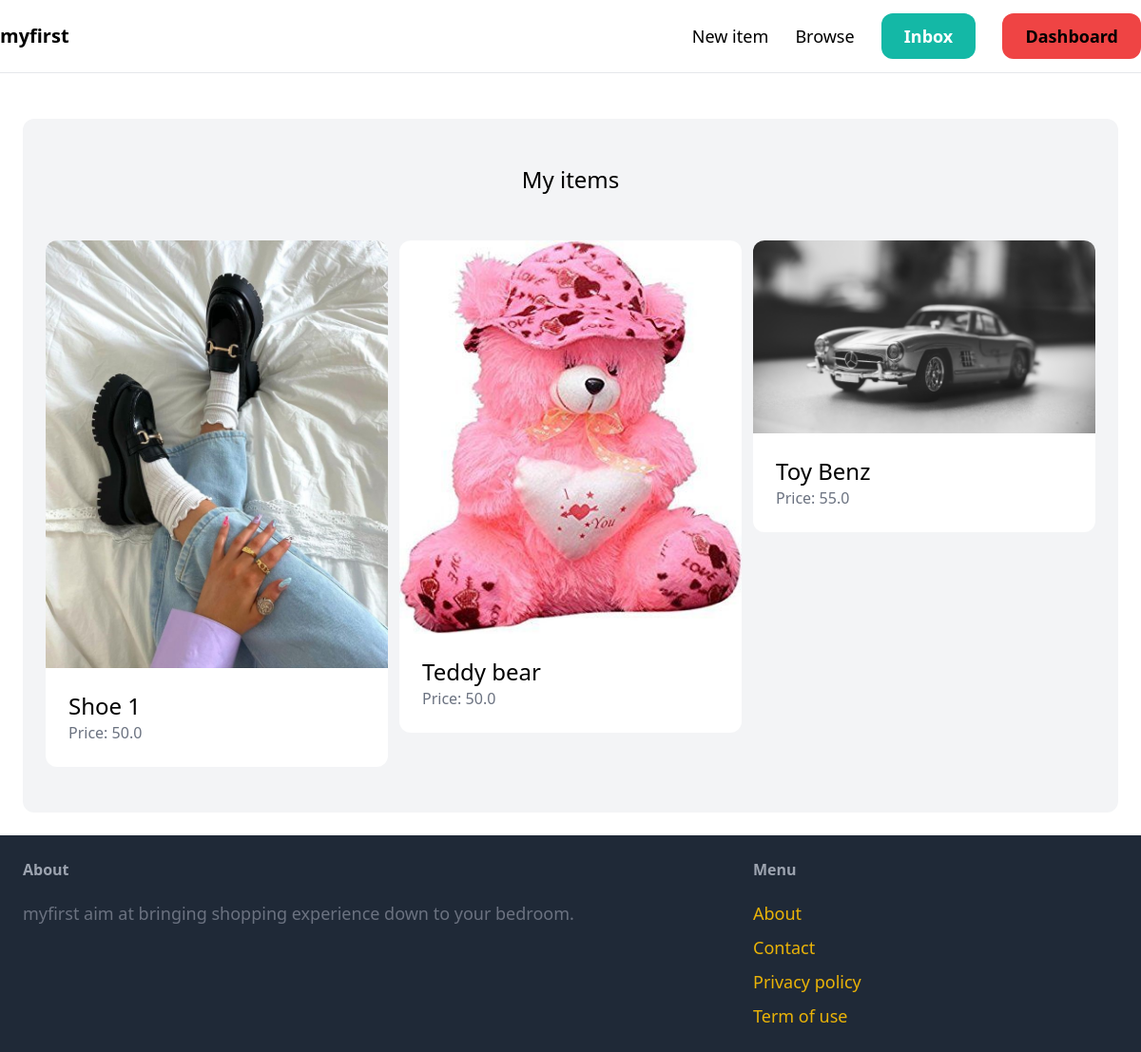
Before: /dashboard/ (signed in) with the older database file.
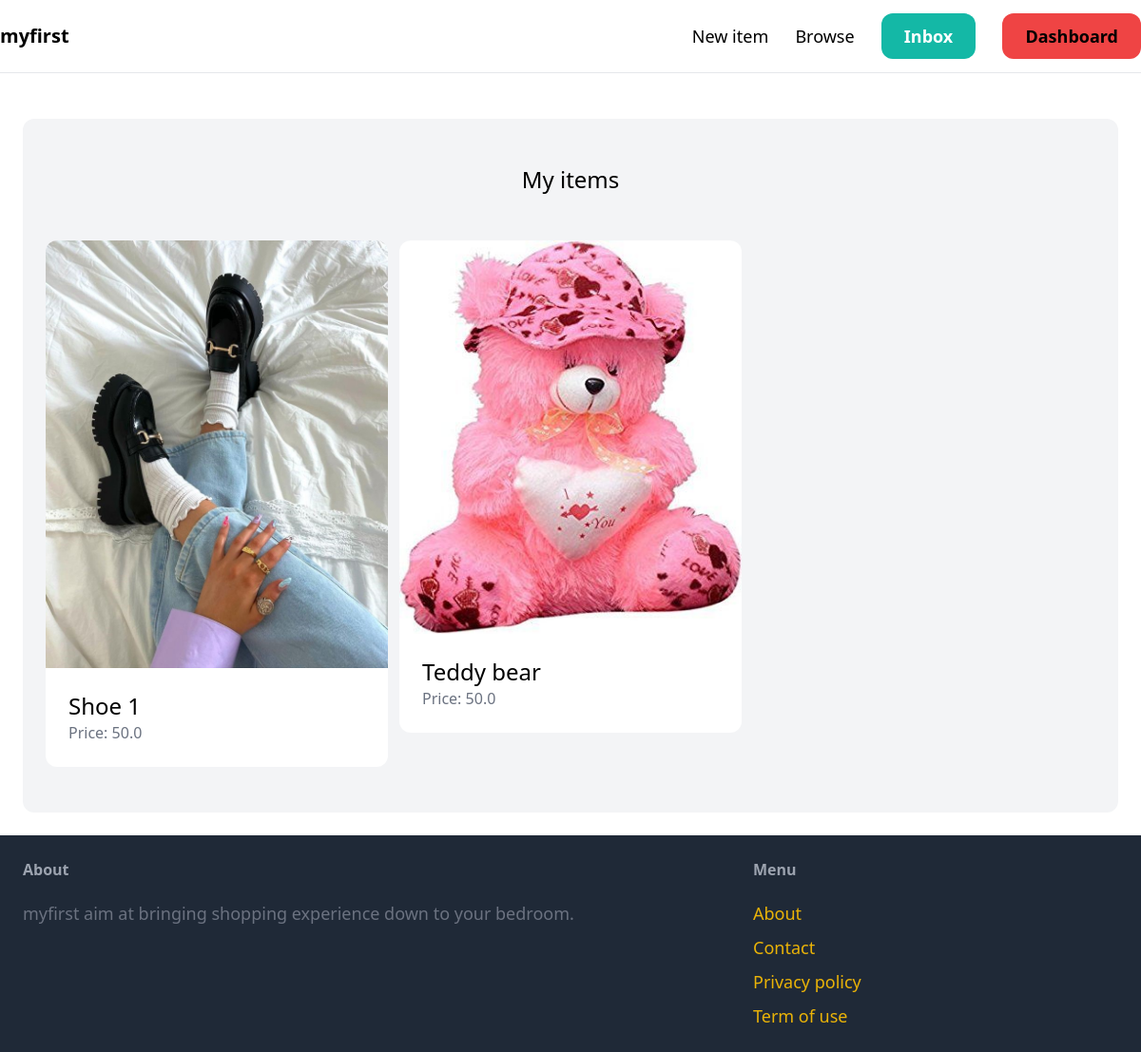
After: the same page with the newer database file.
### item/models.py (models this page shows, shortened)
class Item(models.Model):
    category = models.ForeignKey(Category, related_name='item', on_delete=models.CASCADE, default = 1)
    name = models.CharField(max_length=255)
    description = models.TextField(blank=True, null=True)
    price = models.FloatField()
    image = models.ImageField(upload_to='item_images', blank=True, null=True)
    is_sold = models.BooleanField(default=False)
    created_by = models.ForeignKey(User, related_name='items', on_delete=models.CASCADE)
    created_at = models.DateTimeField(auto_now_add=True)

### dashboard/views.py (the view)
# urls.py: path('', views.index, name='index'),
@login_required
def index(request):
    items = Item.objects.filter(created_by=request.user)
    return render(request, 'dashboard/index.html',{
        'items': items,
    })

### dashboard/templates/dashboard/index.html (shortened to what this page needs)
{% extends 'core/base.html' %}
{% block content %}
    <div class="mt-6 px-6 py-12 bg-gray-100 rounded-xl">
        <h2 class="mb-12 text-2xl text-center">My items</h2>
        <div class="grid grid-cols-3 gap-3">
            {% for item in items %}
                <div>
                    <a href="{% url 'item:detail' item.id %}">
                        <div>
                            <img src="{{ item.image.url }}" class="rounded-t-xl">
                        </div>
                        <div class="p-6 bg-white rounded-b-xl">
                            <h2 class="text-2xl">{{ item.name }}</h2>
                            <p class="text-gray-500">Price: {{ item.price }}</p>
                        </div>
                    </a>
                </div>
            {% endfor %}
        </div>
    </div>
{% endblock %}

Changed rows visible on the page:
no longer on this page (row edited): Item: image (picture), name "Toy Benz", price "55.0"
